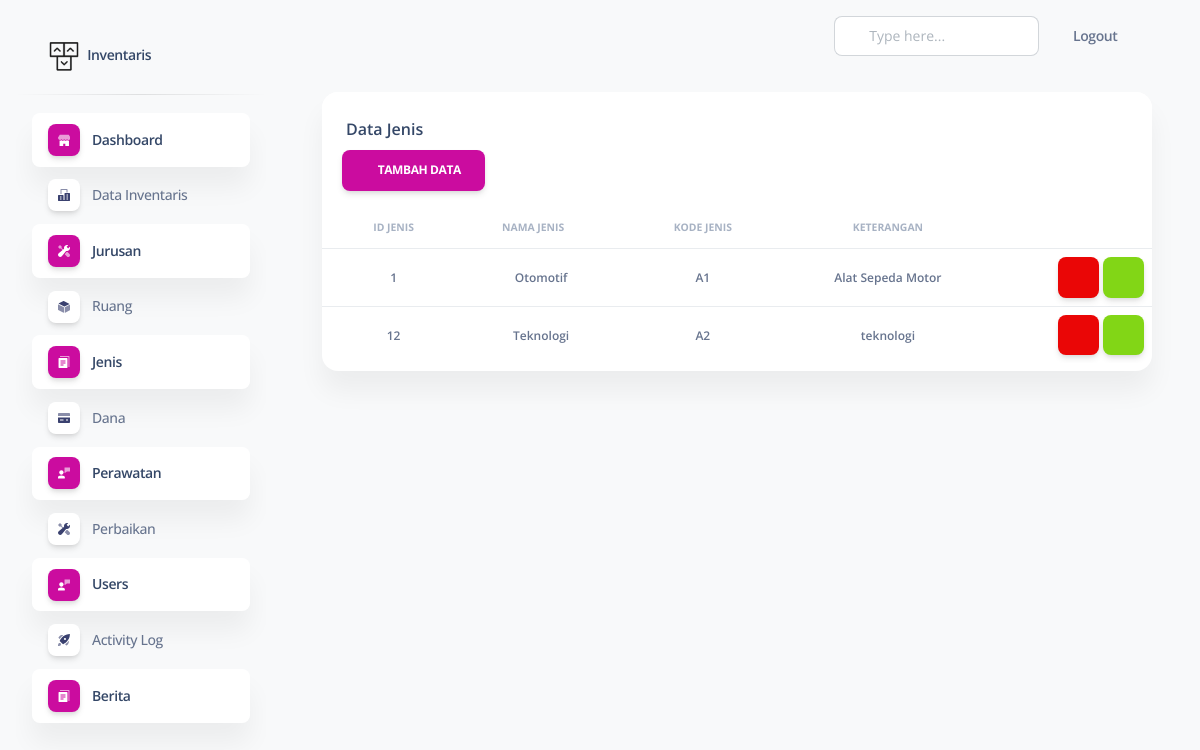
The page /includes/admin/index.php?page=data-jen (signed in) on the database its author committed.
### tables this page shows
CREATE TABLE `jenis` (
  `id_jenis` int(11) NOT NULL,
  `nama_jenis` varchar(100) NOT NULL,
  `kode_jenis` varchar(100) NOT NULL,
  `keterangan_jenis` varchar(100) NOT NULL
);

### includes/admin/jenis/data_jen.php (the view, shortened to what this page needs)
<!DOCTYPE html>
<html lang="en">
<head>
  <link rel="stylesheet" type="text/css" href="https://cdnjs.cloudflare.com/ajax/libs/twitter-bootstrap/5.0.1/css/bootstrap.min.css">
<link rel="stylesheet" type="text/css" href="https://cdn.datatables.net/1.11.4/css/dataTables.bootstrap5.min.css">
  <link href="../../assets/css/nucleo-icons.css" rel="stylesheet" />
  <link href="../../assets/css/nucleo-svg.css" rel="stylesheet" />
  <link href="../../assets/css/nucleo-svg.css" rel="stylesheet" />
  <link id="pagestyle" href="../../assets/css/soft-ui-dashboard.css?v=1.0.3" rel="stylesheet" />
</head>
<body class="g-sidenav-show  bg-gray-100">
    <div class="container-fluid py-4">
      <div class="row">
        <div class="col-12">
          <div class="card mb-4">
            <div class="card-header pb-0">
              <h6>Data Jenis</h6>
            </div>
            <div style="margin-left: 20px;">
        <a href="?page=tambah-jen" class="btn btn-primary">
          <i class="fa fa-edit"></i> Tambah Data</a>
      </div>
            <div class="card-body px-0 pt-0 pb-2">
              <div class="table-responsive p-0">
                <table class="table align-items-center mb-0" id="example">
                  <thead>
                    <tr align="center">
                      <th class="text-uppercase text-secondary text-xxs font-weight-bolder opacity-7">ID JENIS</th>
                      <th class="text-uppercase text-secondary text-xxs font-weight-bolder opacity-7 ps-2">NAMA JENIS</th>
                      <th class="text-center text-uppercase text-secondary text-xxs font-weight-bolder opacity-7">KODE JENIS</th>
                     <th class="text-center text-uppercase text-secondary text-xxs font-weight-bolder opacity-7">KETERANGAN</th>
                      <th class="text-secondary opacity-7"></th>
                    </tr>
                  </thead>
                  <tbody>
<?php
    include '../../config/config.php';
    $data = mysqli_query($conn,"SELECT * FROM jenis");
    while($d = mysqli_fetch_array($data)){
      ?>
                    <tr>
                       <td align="center">
                        <p class="text-xs font-weight-bold mb-0"><?php echo $d['id_jenis']; ?></p>
                      </td>
                      <td align="center">
                        <p class="text-xs font-weight-bold mb-0"><?php echo $d['nama_jenis']; ?></p>
                      </td>
                    <td align="center">
                        <p class="text-xs font-weight-bold mb-0"><?php echo $d['kode_jenis']; ?></p>
                      </td>
                      <td align="center">
                        <p class="text-xs font-weight-bold mb-0"><?php echo $d['keterangan_jenis']; ?></p>
                      </td>
                      <td class="align-middle" style="">
                         <div class="ms-auto text-end">
         <a class="btn text-danger bg-danger px-3 mb-0 " href="#" data-bs-toggle="modal" data-bs-target="#exampleModal2<?php echo $d['id_jenis'];?>"><i class="far fa-trash-alt text-white "></i></a>
                    <a class="btn bg-success px-3 mb-0" href="?page=edit-jen&kode=<?php echo $d['id_jenis'];?>"><i class="fas fa-pencil-alt text-white " aria-hidden="true"></i></a>
                      </td>
                    </tr>
                      <?php
    }
    ?>
                  </tbody>
                </table>
              </div>
            </div>
          </div>
        </div>
      </div>
    </div>
  </main>
</body>
</html>

### rows shown on the page
jenis: id_jenis "1", nama_jenis "Otomotif", kode_jenis "A1", keterangan_jenis "Alat Sepeda Motor"
jenis: id_jenis "12", nama_jenis "Teknologi", kode_jenis "A2", keterangan_jenis "teknologi"
